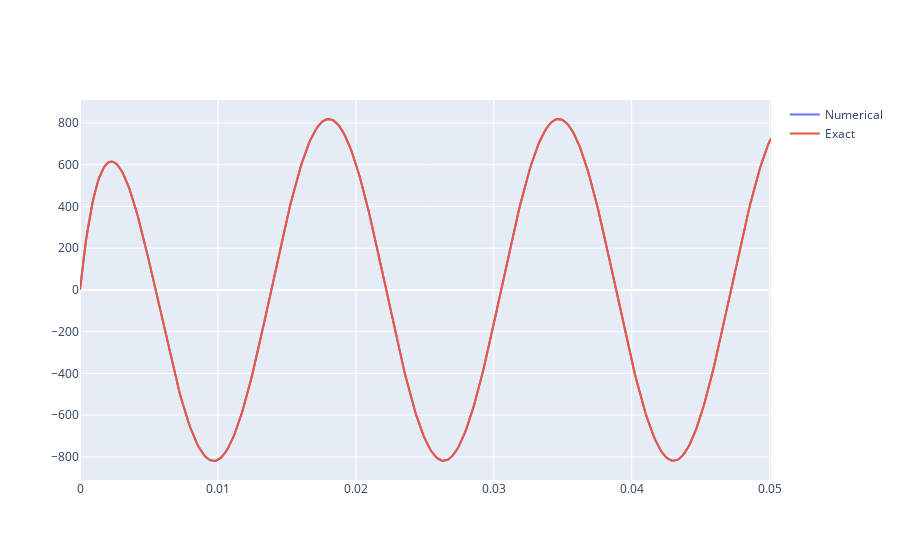

Write notebook code for a chart like this one.
### Markdown cell above
### RL Example

- Assume a series RL circuit with an open switch with $R = 200 \Omega$ and $L = 0.3 H$, connected to a voltage source with $v = 133,000 \sqrt{2} \cos(2\pi 60 t)$

- Assume the switch is closed at t = 0

- The exact solution is

$$
i(t) = -712.4 e^{-667 t} + 578.8 \sqrt{2} \cos(2\pi 60 t - 29.5^\circ)
$$

### Code cell
import numpy as np
import plotly.graph_objects as go
from plotly.offline import init_notebook_mode, iplot

init_notebook_mode(True)

def v_source(V_mag, f):
    return lambda t: V_mag * np.cos(2 * np.pi * f * t)


def rl_circuit(R, L, v_source, t_end, dt, i0, t0):
    i = i0
    t = t0
    sol = [i0]
    while t < t_end:
        i = i + dt / (2 * L) * (-R * i + v_source(t) - R * i + v_source(t + dt)) / (1 + dt / (2 * L) * R)
        sol.append(i)
        t = t + dt
    return np.array(sol)

R = 200
L = 0.3
v_source = v_source(133000 * np.sqrt(2), 60)
t_end = 0.05
dt = 0.0001
i0 = 0
t0 = 0

sol = rl_circuit(R, L, v_source, t_end, dt, i0, t0)
sol_exact = np.array([-712.4 * np.exp(-667 * t) + 578.8 * np.sqrt(2) * np.cos(2 * np.pi * 60 * t - 29.5 * np.pi / 180) for t in np.arange(t0, t_end + dt, dt)])

fig = go.Figure()
fig.add_trace(go.Scatter(x=np.arange(t0, t_end + dt, dt), y=sol, mode='lines', name='Numerical'))
fig.add_trace(go.Scatter(x=np.arange(t0, t_end + dt, dt), y=sol_exact, mode='lines', name='Exact'))
iplot(fig)

### Figure 1 — Plotly figure (JSON) as saved in the notebook; plotly's stock layout.template omitted (floating-point values rounded to 4 significant figures; data arrays with more than 128 entries replaced by an {"elided": "..."} marker saying what was removed)
{"data": [{"mode": "lines", "name": "Numerical", "type": "scatter", "x": {"elided": "502 float values"}, "y": {"elided": "501 float values"}}, {"mode": "lines", "name": "Exact", "type": "scatter", "x": {"elided": "502 float values"}, "y": {"elided": "502 float values"}}], "layout": {}}
